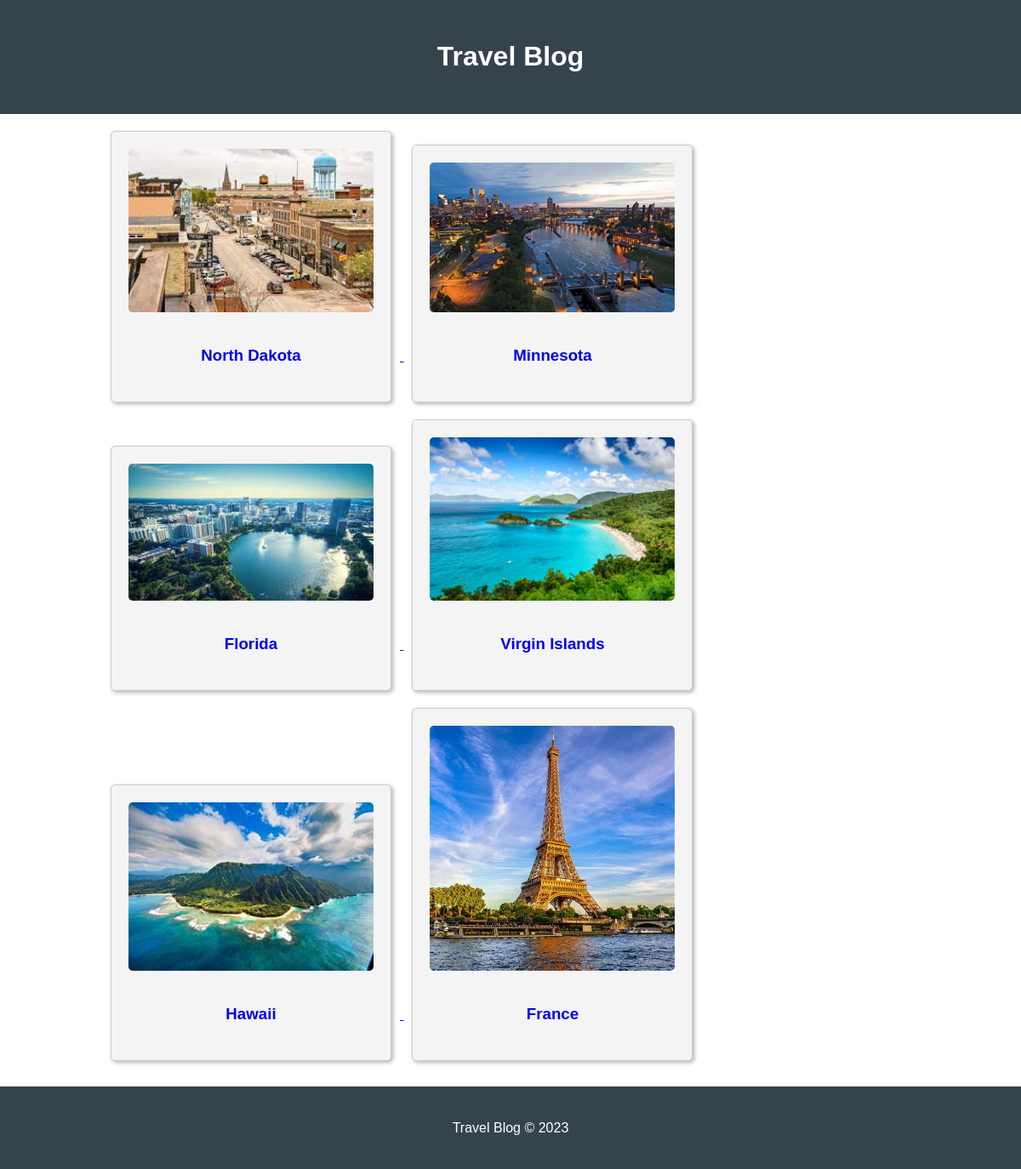
The page / on the database its author committed.
### destinations/models.py (models this page shows, shortened)
class Destination(models.Model):
    name = models.CharField(max_length=100)
    image = models.ImageField(upload_to='destination_images/')
    general_info = models.TextField()
    costs = models.TextField()
    travel_website_url = models.URLField(blank=True, null=True)

### destinations/views.py (the view)
# urls.py: path('', views.index, name='index'),
def index(request):
    destinations = Destination.objects.all()
    return render(request, 'destinations/index.html', {'destinations': destinations})

### destinations/templates/destinations/index.html
{% extends 'base.html' %}
{% block content %}
  {% for destination in destinations %}
  <a href="{% url 'destination_detail' destination.id %}">
    <div class="destination">
      <img src="{{ destination.image.url }}" alt="{{ destination.name }}" />
      <h3>{{ destination.name }}</h3>
    </div>
  </a>
  {% endfor %}
{% endblock content %}

### destinations/static/css/styles.css (style rules this page uses)
body { font-family: Arial, sans-serif; line-height: 1.6; color: #333; margin: 0; }
.destination { display: inline-block; width: 30%; margin: 10px; padding: 20px; text-align: center; border: 1px solid #ccc; box-shadow: 2px 2px 5px rgba(0, 0, 0, 0.3); border-radius: 5px; background-color: #f4f4f4; }
.destination img { width: 100%; height: auto; border-radius: 5px; margin-bottom: 10px; }

### rows shown on the page
Destination: image (picture), name "North Dakota"
Destination: image (picture), name "Minnesota"
Destination: image (picture), name "Florida"
Destination: image (picture), name "Virgin Islands"
Destination: image (picture), name "Hawaii"
Destination: image (picture), name "France"
